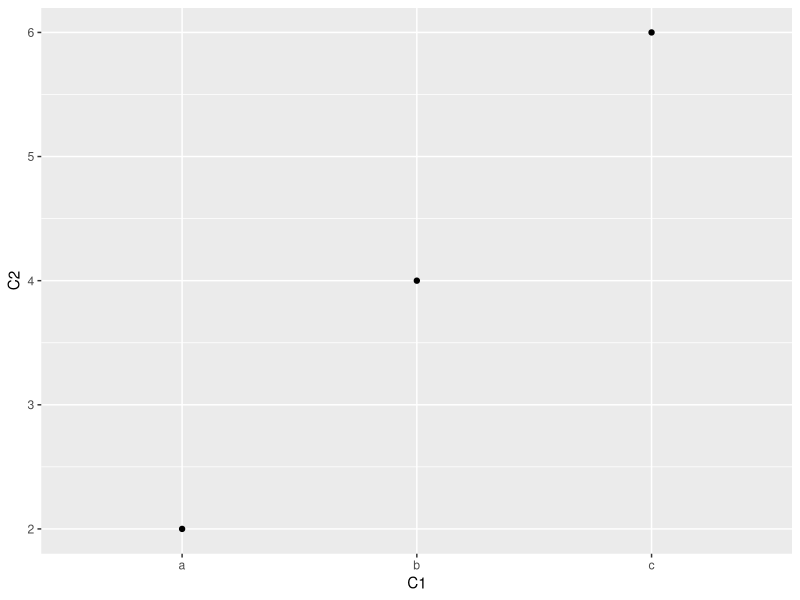

The R source for this figure:
library(tidyverse)

# what a beautiful day!:w

df <- tibble(C1 = c('a','b','c'),C2 =c(2,4,6))

df %>% ggplot(aes(C1,C2)) + geom_point()

# nice plot!
